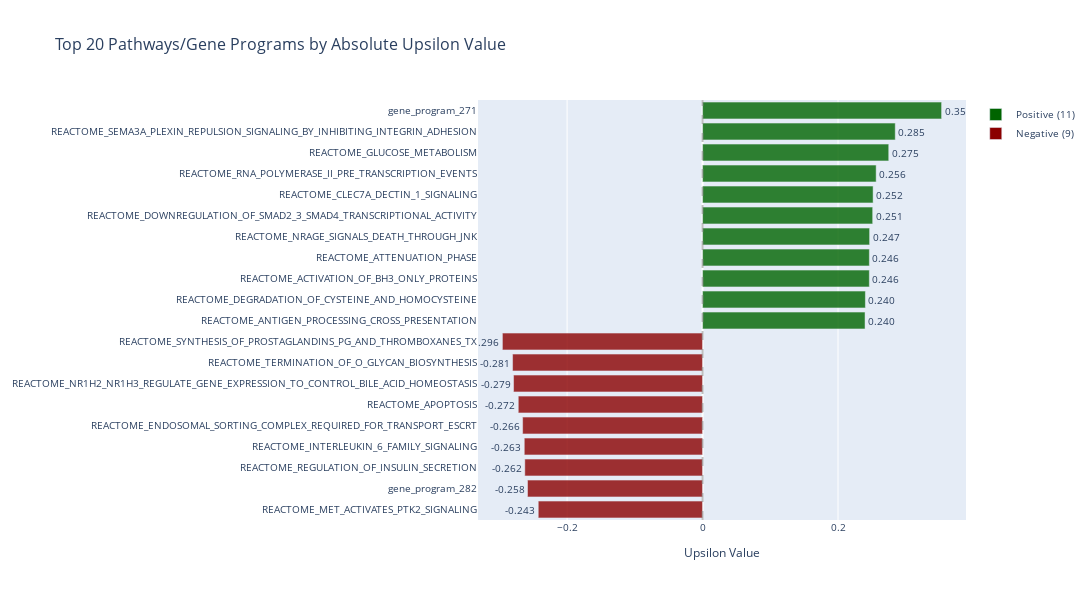
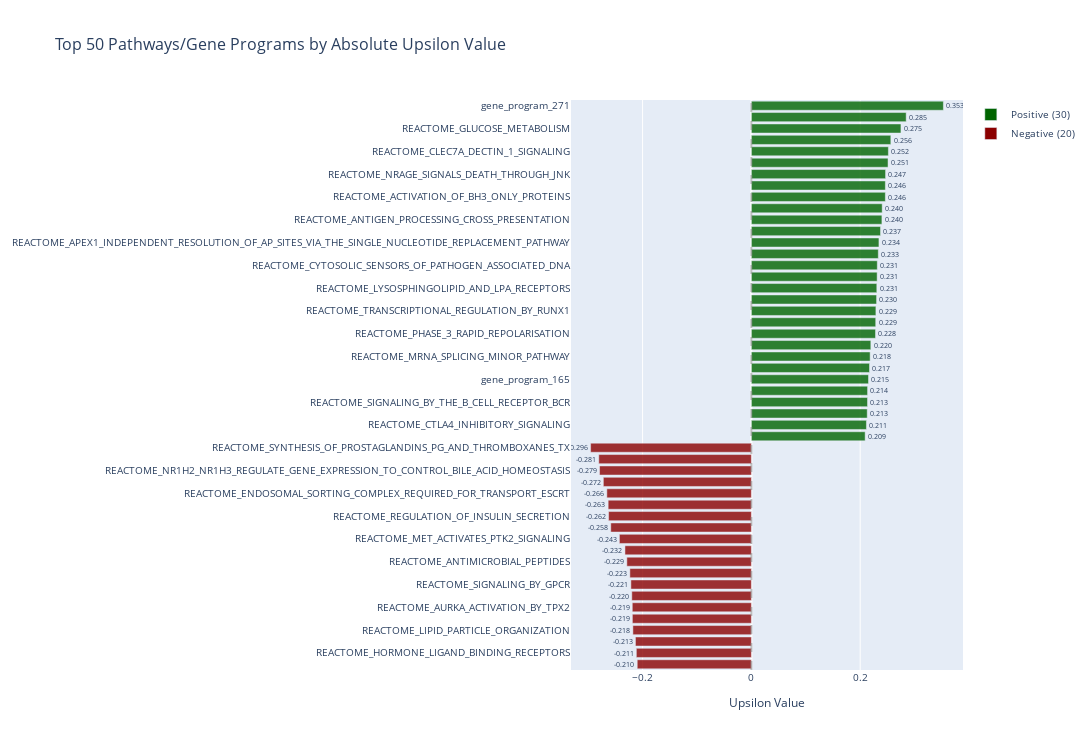
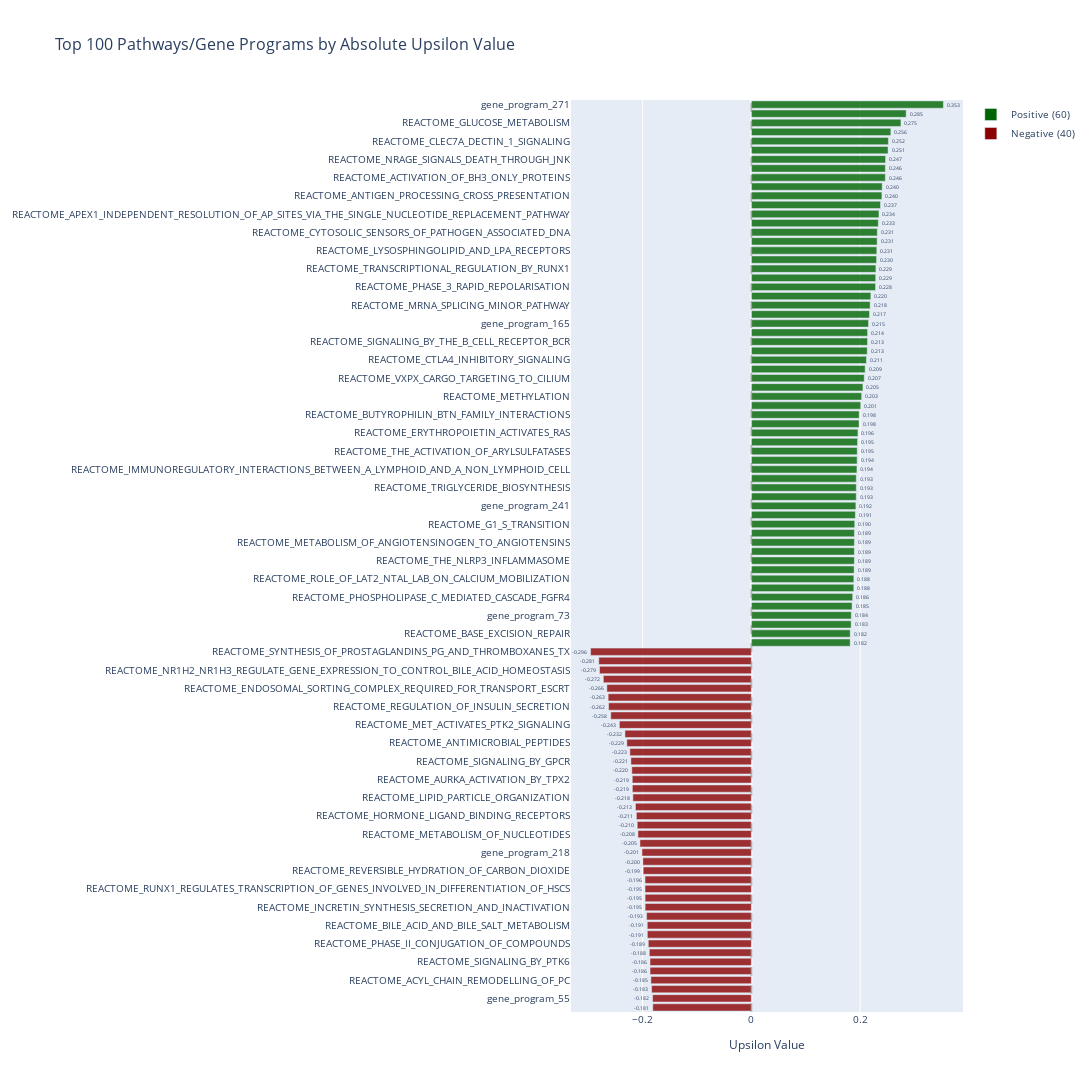

The notebook cell saved with these charts, in order:
### Code cell
# Calculate absolute values and sort by absolute upsilon values
pathway_upsilon_df['abs_upsilon'] = pathway_upsilon_df['upsilon'].abs()
pathway_upsilon_df_abs_sorted = pathway_upsilon_df.sort_values('abs_upsilon', ascending=False)

# Function to create plots for different top N values
def create_top_pathways_plot(n_top=50):
    # Get top N pathways by absolute upsilon value
    top_n = pathway_upsilon_df_abs_sorted.head(n_top)
    
    # Separate positive and negative upsilon values
    positive_mask = top_n['upsilon'] > 0
    negative_mask = top_n['upsilon'] < 0
    
    pos_count = positive_mask.sum()
    neg_count = negative_mask.sum()
    
    # Create the plot
    fig = go.Figure()
    
    # Add positive upsilon values (green)
    if pos_count > 0:
        fig.add_trace(
            go.Bar(
                x=top_n[positive_mask]['upsilon'],
                y=top_n[positive_mask]['pathway_name'],
                orientation='h',
                name=f'Positive ({pos_count})',
                marker=dict(color='darkgreen', opacity=0.8),
                text=[f'{val:.3f}' for val in top_n[positive_mask]['upsilon']],
                textposition='outside',
                hovertemplate='<b>%{y}</b><br>Upsilon: %{x:.4f}<extra></extra>'
            )
        )
    
    # Add negative upsilon values (red)
    if neg_count > 0:
        fig.add_trace(
            go.Bar(
                x=top_n[negative_mask]['upsilon'],
                y=top_n[negative_mask]['pathway_name'],
                orientation='h',
                name=f'Negative ({neg_count})',
                marker=dict(color='darkred', opacity=0.8),
                text=[f'{val:.3f}' for val in top_n[negative_mask]['upsilon']],
                textposition='outside',
                hovertemplate='<b>%{y}</b><br>Upsilon: %{x:.4f}<extra></extra>'
            )
        )
    
    # Update layout
    fig.update_layout(
        title=dict(
            text=f'Top {n_top} Pathways/Gene Programs by Absolute Upsilon Value',
            font=dict(size=16)
        ),
        height=max(600, n_top * 15),  # Adjust height based on number of pathways
        width=1200,
        xaxis_title="Upsilon Value",
        yaxis=dict(autorange="reversed"),  # Top pathway at top
        showlegend=True,
        font=dict(size=10)
    )
    
    # Add vertical line at x=0 for reference
    fig.add_vline(x=0, line_dash="dash", line_color="gray", opacity=0.5)
    
    return fig

# Create plots for top 20, 50, and 100 pathways
fig_top_20 = create_top_pathways_plot(20)
fig_top_50 = create_top_pathways_plot(50)
fig_top_100 = create_top_pathways_plot(100)

# Show the plots
print("Top 20 Pathways by Absolute Upsilon Value:")
fig_top_20.show()

print("\nTop 50 Pathways by Absolute Upsilon Value:")
fig_top_50.show()

print("\nTop 100 Pathways by Absolute Upsilon Value:")
fig_top_100.show()

# Print summary statistics
print(f"\nSummary Statistics:")
print(f"Total pathways: {len(pathway_upsilon_df_abs_sorted)}")
print(f"Range of absolute upsilon values: {pathway_upsilon_df_abs_sorted['abs_upsilon'].min():.4f} to {pathway_upsilon_df_abs_sorted['abs_upsilon'].max():.4f}")

# Show top 20 table
top_20 = pathway_upsilon_df_abs_sorted.head(20)
print(f"\nTop 20 Pathways by Absolute Upsilon Value:")
print("=" * 100)
print(top_20[['pathway_name', 'upsilon', 'abs_upsilon']].to_string(index=False))

### Figure 1 — Plotly figure (JSON) as saved in the notebook; plotly's stock layout.template omitted (floating-point values rounded to 4 significant figures)
{"data": [{"hovertemplate": "<b>%{y}</b><br>Upsilon: %{x:.4f}<extra></extra>", "marker": {"color": "darkgreen", "opacity": 0.8}, "name": "Positive (11)", "orientation": "h", "text": ["0.353", "0.285", "0.275", "0.256", "0.252", "0.251", "0.247", "0.246", "0.246", "0.240", "0.240"], "textposition": "outside", "type": "bar", "x": [0.353, 0.2845, 0.2749, 0.2563, 0.2518, 0.2512, 0.2467, 0.2463, 0.2463, 0.2404, 0.2399], "y": ["gene_program_271", "REACTOME_SEMA3A_PLEXIN_REPULSION_SIGNALING_BY_INHIBITING_INTEGRIN_ADHESION", "REACTOME_GLUCOSE_METABOLISM", "REACTOME_RNA_POLYMERASE_II_PRE_TRANSCRIPTION_EVENTS", "REACTOME_CLEC7A_DECTIN_1_SIGNALING", "REACTOME_DOWNREGULATION_OF_SMAD2_3_SMAD4_TRANSCRIPTIONAL_ACTIVITY", "REACTOME_NRAGE_SIGNALS_DEATH_THROUGH_JNK", "REACTOME_ATTENUATION_PHASE", "REACTOME_ACTIVATION_OF_BH3_ONLY_PROTEINS", "REACTOME_DEGRADATION_OF_CYSTEINE_AND_HOMOCYSTEINE", "REACTOME_ANTIGEN_PROCESSING_CROSS_PRESENTATION"]}, {"hovertemplate": "<b>%{y}</b><br>Upsilon: %{x:.4f}<extra></extra>", "marker": {"color": "darkred", "opacity": 0.8}, "name": "Negative (9)", "orientation": "h", "text": ["-0.296", "-0.281", "-0.279", "-0.272", "-0.266", "-0.263", "-0.262", "-0.258", "-0.243"], "textposition": "outside", "type": "bar", "x": [-0.2955, -0.2805, -0.2791, -0.2721, -0.2657, -0.2632, -0.2625, -0.2585, -0.2426], "y": ["REACTOME_SYNTHESIS_OF_PROSTAGLANDINS_PG_AND_THROMBOXANES_TX", "REACTOME_TERMINATION_OF_O_GLYCAN_BIOSYNTHESIS", "REACTOME_NR1H2_NR1H3_REGULATE_GENE_EXPRESSION_TO_CONTROL_BILE_ACID_HOMEOSTASIS", "REACTOME_APOPTOSIS", "REACTOME_ENDOSOMAL_SORTING_COMPLEX_REQUIRED_FOR_TRANSPORT_ESCRT", "REACTOME_INTERLEUKIN_6_FAMILY_SIGNALING", "REACTOME_REGULATION_OF_INSULIN_SECRETION", "gene_program_282", "REACTOME_MET_ACTIVATES_PTK2_SIGNALING"]}], "layout": {"font": {"size": 10}, "height": 600, "shapes": [{"line": {"color": "gray", "dash": "dash"}, "opacity": 0.5, "type": "line", "x0": 0, "x1": 0, "xref": "x", "y0": 0, "y1": 1, "yref": "y domain"}], "showlegend": true, "title": {"font": {"size": 16}, "text": "Top 20 Pathways/Gene Programs by Absolute Upsilon Value"}, "width": 1200, "xaxis": {"title": {"text": "Upsilon Value"}}, "yaxis": {"autorange": "reversed"}}}

### Figure 2 — Plotly figure (JSON) as saved in the notebook; plotly's stock layout.template omitted (floating-point values rounded to 4 significant figures)
{"data": [{"hovertemplate": "<b>%{y}</b><br>Upsilon: %{x:.4f}<extra></extra>", "marker": {"color": "darkgreen", "opacity": 0.8}, "name": "Positive (30)", "orientation": "h", "text": ["0.353", "0.285", "0.275", "0.256", "0.252", "0.251", "0.247", "0.246", "0.246", "0.240", "0.240", "0.237", "0.234", "0.233", "0.231", "0.231", "0.231", "0.230", "0.229", "0.229", "0.228", "0.220", "0.218", "0.217", "0.215", "0.214", "0.213", "0.213", "0.211", "0.209"], "textposition": "outside", "type": "bar", "x": [0.353, 0.2845, 0.2749, 0.2563, 0.2518, 0.2512, 0.2467, 0.2463, 0.2463, 0.2404, 0.2399, 0.2374, 0.2345, 0.2333, 0.2315, 0.2312, 0.2306, 0.2301, 0.2289, 0.2286, 0.2282, 0.2196, 0.2183, 0.2171, 0.2153, 0.2136, 0.2135, 0.213, 0.2115, 0.2091], "y": ["gene_program_271", "REACTOME_SEMA3A_PLEXIN_REPULSION_SIGNALING_BY_INHIBITING_INTEGRIN_ADHESION", "REACTOME_GLUCOSE_METABOLISM", "REACTOME_RNA_POLYMERASE_II_PRE_TRANSCRIPTION_EVENTS", "REACTOME_CLEC7A_DECTIN_1_SIGNALING", "REACTOME_DOWNREGULATION_OF_SMAD2_3_SMAD4_TRANSCRIPTIONAL_ACTIVITY", "REACTOME_NRAGE_SIGNALS_DEATH_THROUGH_JNK", "REACTOME_ATTENUATION_PHASE", "REACTOME_ACTIVATION_OF_BH3_ONLY_PROTEINS", "REACTOME_DEGRADATION_OF_CYSTEINE_AND_HOMOCYSTEINE", "REACTOME_ANTIGEN_PROCESSING_CROSS_PRESENTATION", "REACTOME_TRANSCRIPTIONAL_REGULATION_BY_E2F6", "REACTOME_APEX1_INDEPENDENT_RESOLUTION_OF_AP_SITES_VIA_THE_SINGLE_NUCLEOTIDE_REPLACEMENT_PATHWAY", "gene_program_141", "REACTOME_CYTOSOLIC_SENSORS_OF_PATHOGEN_ASSOCIATED_DNA", "REACTOME_GLUCAGON_LIKE_PEPTIDE_1_GLP1_REGULATES_INSULIN_SECRETION", "REACTOME_LYSOSPHINGOLIPID_AND_LPA_RECEPTORS", "REACTOME_P75NTR_REGULATES_AXONOGENESIS", "REACTOME_TRANSCRIPTIONAL_REGULATION_BY_RUNX1", "REACTOME_CONVERSION_FROM_APC_C_CDC20_TO_APC_C_CDH1_IN_LATE_ANAPHASE", "REACTOME_PHASE_3_RAPID_REPOLARISATION", "gene_program_253", "REACTOME_MRNA_SPLICING_MINOR_PATHWAY", "REACTOME_RHO_GTPASES_ACTIVATE_ROCKS", "gene_program_165", "REACTOME_REGULATED_PROTEOLYSIS_OF_P75NTR", "REACTOME_SIGNALING_BY_THE_B_CELL_RECEPTOR_BCR", "gene_program_154", "REACTOME_CTLA4_INHIBITORY_SIGNALING", "REACTOME_SIGNALLING_TO_RAS"]}, {"hovertemplate": "<b>%{y}</b><br>Upsilon: %{x:.4f}<extra></extra>", "marker": {"color": "darkred", "opacity": 0.8}, "name": "Negative (20)", "orientation": "h", "text": ["-0.296", "-0.281", "-0.279", "-0.272", "-0.266", "-0.263", "-0.262", "-0.258", "-0.243", "-0.232", "-0.229", "-0.223", "-0.221", "-0.220", "-0.219", "-0.219", "-0.218", "-0.213", "-0.211", "-0.210"], "textposition": "outside", "type": "bar", "x": [-0.2955, -0.2805, -0.2791, -0.2721, -0.2657, -0.2632, -0.2625, -0.2585, -0.2426, -0.2324, -0.2289, -0.2234, -0.2215, -0.2198, -0.2189, -0.2188, -0.2178, -0.2131, -0.2115, -0.2098], "y": ["REACTOME_SYNTHESIS_OF_PROSTAGLANDINS_PG_AND_THROMBOXANES_TX", "REACTOME_TERMINATION_OF_O_GLYCAN_BIOSYNTHESIS", "REACTOME_NR1H2_NR1H3_REGULATE_GENE_EXPRESSION_TO_CONTROL_BILE_ACID_HOMEOSTASIS", "REACTOME_APOPTOSIS", "REACTOME_ENDOSOMAL_SORTING_COMPLEX_REQUIRED_FOR_TRANSPORT_ESCRT", "REACTOME_INTERLEUKIN_6_FAMILY_SIGNALING", "REACTOME_REGULATION_OF_INSULIN_SECRETION", "gene_program_282", "REACTOME_MET_ACTIVATES_PTK2_SIGNALING", "gene_program_166", "REACTOME_ANTIMICROBIAL_PEPTIDES", "gene_program_88", "REACTOME_SIGNALING_BY_GPCR", "REACTOME_GLYCINE_DEGRADATION", "REACTOME_AURKA_ACTIVATION_BY_TPX2", "REACTOME_TAK1_DEPENDENT_IKK_AND_NF_KAPPA_B_ACTIVATION", "REACTOME_LIPID_PARTICLE_ORGANIZATION", "REACTOME_CYCLIN_D_ASSOCIATED_EVENTS_IN_G1", "REACTOME_HORMONE_LIGAND_BINDING_RECEPTORS", "REACTOME_G2_M_DNA_REPLICATION_CHECKPOINT"]}], "layout": {"font": {"size": 10}, "height": 750, "shapes": [{"line": {"color": "gray", "dash": "dash"}, "opacity": 0.5, "type": "line", "x0": 0, "x1": 0, "xref": "x", "y0": 0, "y1": 1, "yref": "y domain"}], "showlegend": true, "title": {"font": {"size": 16}, "text": "Top 50 Pathways/Gene Programs by Absolute Upsilon Value"}, "width": 1200, "xaxis": {"title": {"text": "Upsilon Value"}}, "yaxis": {"autorange": "reversed"}}}

### Figure 3 — Plotly figure (JSON) as saved in the notebook; plotly's stock layout.template omitted (floating-point values rounded to 4 significant figures)
{"data": [{"hovertemplate": "<b>%{y}</b><br>Upsilon: %{x:.4f}<extra></extra>", "marker": {"color": "darkgreen", "opacity": 0.8}, "name": "Positive (60)", "orientation": "h", "text": ["0.353", "0.285", "0.275", "0.256", "0.252", "0.251", "0.247", "0.246", "0.246", "0.240", "0.240", "0.237", "0.234", "0.233", "0.231", "0.231", "0.231", "0.230", "0.229", "0.229", "0.228", "0.220", "0.218", "0.217", "0.215", "0.214", "0.213", "0.213", "0.211", "0.209", "0.207", "0.205", "0.203", "0.201", "0.198", "0.198", "0.196", "0.195", "0.195", "0.194", "0.194", "0.193", "0.193", "0.193", "0.192", "0.191", "0.190", "0.189", "0.189", "0.189", "0.189", "0.189", "0.188", "0.188", "0.186", "0.185", "0.184", "0.183", "0.182", "0.182"], "textposition": "outside", "type": "bar", "x": [0.353, 0.2845, 0.2749, 0.2563, 0.2518, 0.2512, 0.2467, 0.2463, 0.2463, 0.2404, 0.2399, 0.2374, 0.2345, 0.2333, 0.2315, 0.2312, 0.2306, 0.2301, 0.2289, 0.2286, 0.2282, 0.2196, 0.2183, 0.2171, 0.2153, 0.2136, 0.2135, 0.213, 0.2115, 0.2091, 0.2074, 0.205, 0.2027, 0.201, 0.1982, 0.1979, 0.1959, 0.1952, 0.1946, 0.1944, 0.194, 0.1928, 0.1928, 0.1928, 0.1921, 0.1911, 0.19, 0.1894, 0.1893, 0.1893, 0.1893, 0.1888, 0.1883, 0.1883, 0.1862, 0.1851, 0.1837, 0.1834, 0.1817, 0.1816], "y": ["gene_program_271", "REACTOME_SEMA3A_PLEXIN_REPULSION_SIGNALING_BY_INHIBITING_INTEGRIN_ADHESION", "REACTOME_GLUCOSE_METABOLISM", "REACTOME_RNA_POLYMERASE_II_PRE_TRANSCRIPTION_EVENTS", "REACTOME_CLEC7A_DECTIN_1_SIGNALING", "REACTOME_DOWNREGULATION_OF_SMAD2_3_SMAD4_TRANSCRIPTIONAL_ACTIVITY", "REACTOME_NRAGE_SIGNALS_DEATH_THROUGH_JNK", "REACTOME_ATTENUATION_PHASE", "REACTOME_ACTIVATION_OF_BH3_ONLY_PROTEINS", "REACTOME_DEGRADATION_OF_CYSTEINE_AND_HOMOCYSTEINE", "REACTOME_ANTIGEN_PROCESSING_CROSS_PRESENTATION", "REACTOME_TRANSCRIPTIONAL_REGULATION_BY_E2F6", "REACTOME_APEX1_INDEPENDENT_RESOLUTION_OF_AP_SITES_VIA_THE_SINGLE_NUCLEOTIDE_REPLACEMENT_PATHWAY", "gene_program_141", "REACTOME_CYTOSOLIC_SENSORS_OF_PATHOGEN_ASSOCIATED_DNA", "REACTOME_GLUCAGON_LIKE_PEPTIDE_1_GLP1_REGULATES_INSULIN_SECRETION", "REACTOME_LYSOSPHINGOLIPID_AND_LPA_RECEPTORS", "REACTOME_P75NTR_REGULATES_AXONOGENESIS", "REACTOME_TRANSCRIPTIONAL_REGULATION_BY_RUNX1", "REACTOME_CONVERSION_FROM_APC_C_CDC20_TO_APC_C_CDH1_IN_LATE_ANAPHASE", "REACTOME_PHASE_3_RAPID_REPOLARISATION", "gene_program_253", "REACTOME_MRNA_SPLICING_MINOR_PATHWAY", "REACTOME_RHO_GTPASES_ACTIVATE_ROCKS", "gene_program_165", "REACTOME_REGULATED_PROTEOLYSIS_OF_P75NTR", "REACTOME_SIGNALING_BY_THE_B_CELL_RECEPTOR_BCR", "gene_program_154", "REACTOME_CTLA4_INHIBITORY_SIGNALING", "REACTOME_SIGNALLING_TO_RAS", "REACTOME_VXPX_CARGO_TARGETING_TO_CILIUM", "gene_program_26", "REACTOME_METHYLATION", "REACTOME_CELLULAR_RESPONSES_TO_STIMULI", "REACTOME_BUTYROPHILIN_BTN_FAMILY_INTERACTIONS", "REACTOME_GENERATION_OF_SECOND_MESSENGER_MOLECULES", "REACTOME_ERYTHROPOIETIN_ACTIVATES_RAS", "REACTOME_O_LINKED_GLYCOSYLATION_OF_MUCINS", "REACTOME_THE_ACTIVATION_OF_ARYLSULFATASES", "REACTOME_NEGATIVE_REGULATION_OF_THE_PI3K_AKT_NETWORK", "REACTOME_IMMUNOREGULATORY_INTERACTIONS_BETWEEN_A_LYMPHOID_AND_A_NON_LYMPHOID_CELL", "gene_program_101", "REACTOME_TRIGLYCERIDE_BIOSYNTHESIS", "REACTOME_PROSTANOID_LIGAND_RECEPTORS", "gene_program_241", "REACTOME_PROTEIN_HYDROXYLATION", "REACTOME_G1_S_TRANSITION", "REACTOME_PHOSPHORYLATION_OF_EMI1", "REACTOME_METABOLISM_OF_ANGIOTENSINOGEN_TO_ANGIOTENSINS", "REACTOME_ACTIVATION_OF_APC_C_AND_APC_C_CDC20_MEDIATED_DEGRADATION_OF_MITOTIC_PROTEINS", "REACTOME_THE_NLRP3_INFLAMMASOME", "REACTOME_TRANSPORT_OF_BILE_SALTS_AND_ORGANIC_ACIDS_METAL_IONS_AND_AMINE_COMPOUNDS", "REACTOME_ROLE_OF_LAT2_NTAL_LAB_ON_CALCIUM_MOBILIZATION", "REACTOME_REGULATION_OF_CDH11_FUNCTION", "REACTOME_PHOSPHOLIPASE_C_MEDIATED_CASCADE_FGFR4", "REACTOME_ENDOSOMAL_VACUOLAR_PATHWAY", "gene_program_73", "REACTOME_CD28_CO_STIMULATION", "REACTOME_BASE_EXCISION_REPAIR", "REACTOME_CDC6_ASSOCIATION_WITH_THE_ORC_ORIGIN_COMPLEX"]}, {"hovertemplate": "<b>%{y}</b><br>Upsilon: %{x:.4f}<extra></extra>", "marker": {"color": "darkred", "opacity": 0.8}, "name": "Negative (40)", "orientation": "h", "text": ["-0.296", "-0.281", "-0.279", "-0.272", "-0.266", "-0.263", "-0.262", "-0.258", "-0.243", "-0.232", "-0.229", "-0.223", "-0.221", "-0.220", "-0.219", "-0.219", "-0.218", "-0.213", "-0.211", "-0.210", "-0.208", "-0.205", "-0.201", "-0.200", "-0.199", "-0.196", "-0.195", "-0.195", "-0.195", "-0.193", "-0.191", "-0.191", "-0.189", "-0.188", "-0.186", "-0.186", "-0.185", "-0.183", "-0.182", "-0.181"], "textposition": "outside", "type": "bar", "x": [-0.2955, -0.2805, -0.2791, -0.2721, -0.2657, -0.2632, -0.2625, -0.2585, -0.2426, -0.2324, -0.2289, -0.2234, -0.2215, -0.2198, -0.2189, -0.2188, -0.2178, -0.2131, -0.2115, -0.2098, -0.2085, -0.2048, -0.2011, -0.1995, -0.1989, -0.1955, -0.1955, -0.1953, -0.1953, -0.1926, -0.1913, -0.1912, -0.1895, -0.1876, -0.1864, -0.1863, -0.1847, -0.1835, -0.1816, -0.1812], "y": ["REACTOME_SYNTHESIS_OF_PROSTAGLANDINS_PG_AND_THROMBOXANES_TX", "REACTOME_TERMINATION_OF_O_GLYCAN_BIOSYNTHESIS", "REACTOME_NR1H2_NR1H3_REGULATE_GENE_EXPRESSION_TO_CONTROL_BILE_ACID_HOMEOSTASIS", "REACTOME_APOPTOSIS", "REACTOME_ENDOSOMAL_SORTING_COMPLEX_REQUIRED_FOR_TRANSPORT_ESCRT", "REACTOME_INTERLEUKIN_6_FAMILY_SIGNALING", "REACTOME_REGULATION_OF_INSULIN_SECRETION", "gene_program_282", "REACTOME_MET_ACTIVATES_PTK2_SIGNALING", "gene_program_166", "REACTOME_ANTIMICROBIAL_PEPTIDES", "gene_program_88", "REACTOME_SIGNALING_BY_GPCR", "REACTOME_GLYCINE_DEGRADATION", "REACTOME_AURKA_ACTIVATION_BY_TPX2", "REACTOME_TAK1_DEPENDENT_IKK_AND_NF_KAPPA_B_ACTIVATION", "REACTOME_LIPID_PARTICLE_ORGANIZATION", "REACTOME_CYCLIN_D_ASSOCIATED_EVENTS_IN_G1", "REACTOME_HORMONE_LIGAND_BINDING_RECEPTORS", "REACTOME_G2_M_DNA_REPLICATION_CHECKPOINT", "REACTOME_METABOLISM_OF_NUCLEOTIDES", "REACTOME_SULFIDE_OXIDATION_TO_SULFATE", "gene_program_218", "REACTOME_SYNTHESIS_OF_PIPS_AT_THE_GOLGI_MEMBRANE", "REACTOME_REVERSIBLE_HYDRATION_OF_CARBON_DIOXIDE", "REACTOME_NOD1_2_SIGNALING_PATHWAY", "REACTOME_RUNX1_REGULATES_TRANSCRIPTION_OF_GENES_INVOLVED_IN_DIFFERENTIATION_OF_HSCS", "REACTOME_PYRIMIDINE_CATABOLISM", "REACTOME_INCRETIN_SYNTHESIS_SECRETION_AND_INACTIVATION", "REACTOME_REPRESSION_OF_WNT_TARGET_GENES", "REACTOME_BILE_ACID_AND_BILE_SALT_METABOLISM", "REACTOME_SIGNALING_BY_NTRKS", "REACTOME_PHASE_II_CONJUGATION_OF_COMPOUNDS", "REACTOME_SYNTHESIS_OF_PIPS_AT_THE_ER_MEMBRANE", "REACTOME_SIGNALING_BY_PTK6", "REACTOME_ARACHIDONIC_ACID_METABOLISM", "REACTOME_ACYL_CHAIN_REMODELLING_OF_PC", "REACTOME_NEUROTRANSMITTER_RELEASE_CYCLE", "gene_program_55", "gene_program_56"]}], "layout": {"font": {"size": 10}, "height": 1500, "shapes": [{"line": {"color": "gray", "dash": "dash"}, "opacity": 0.5, "type": "line", "x0": 0, "x1": 0, "xref": "x", "y0": 0, "y1": 1, "yref": "y domain"}], "showlegend": true, "title": {"font": {"size": 16}, "text": "Top 100 Pathways/Gene Programs by Absolute Upsilon Value"}, "width": 1200, "xaxis": {"title": {"text": "Upsilon Value"}}, "yaxis": {"autorange": "reversed"}}}
